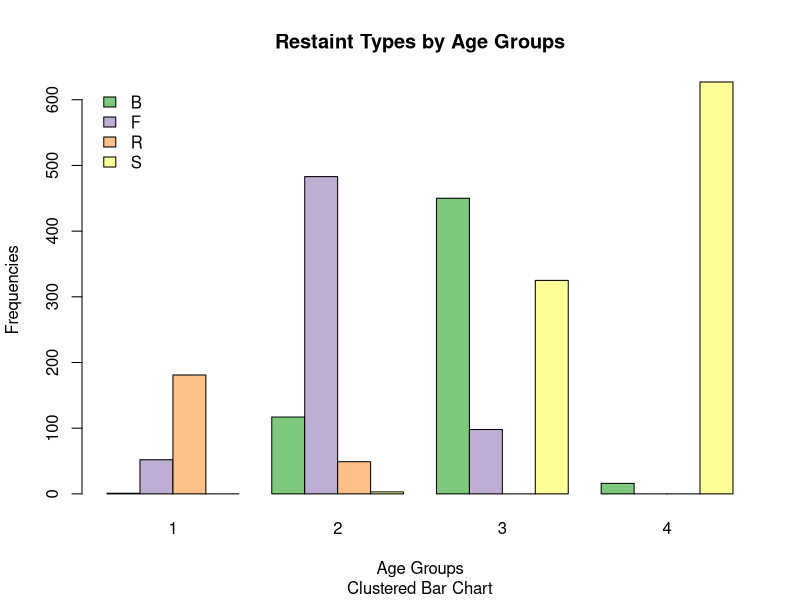
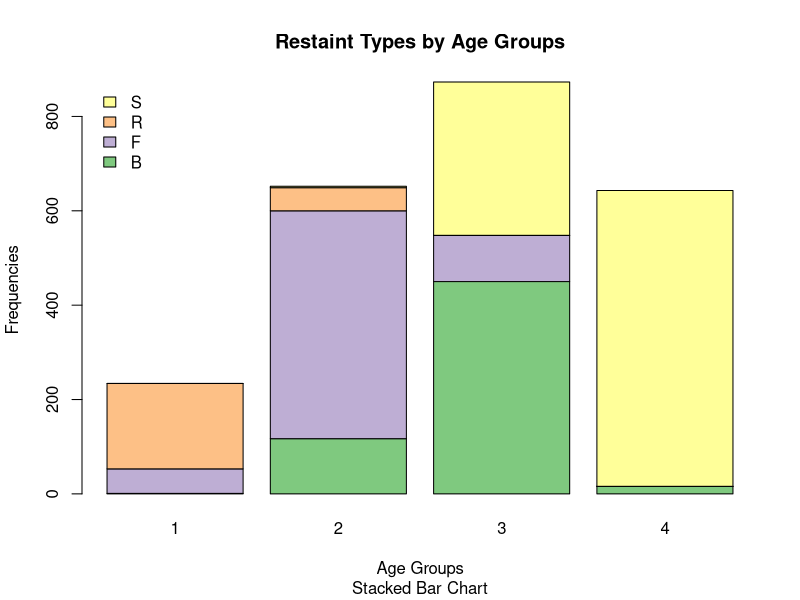
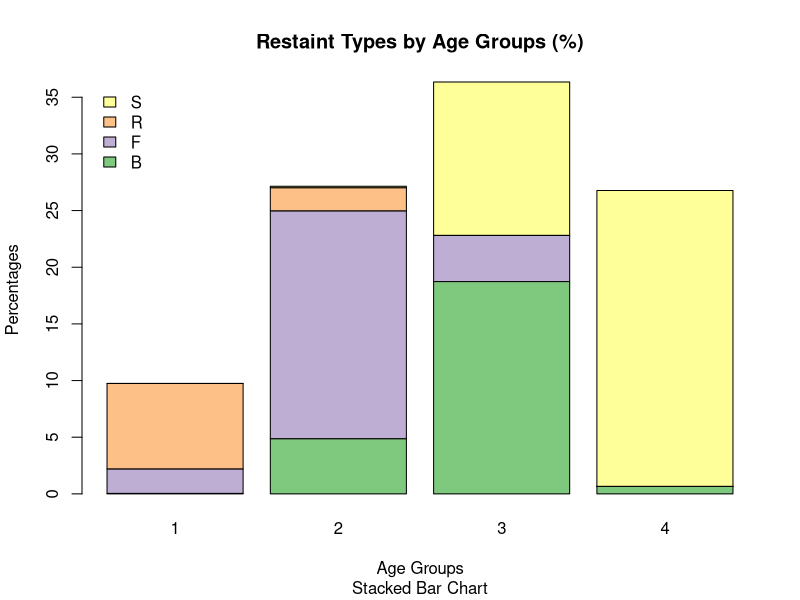

These figures' R source, in order:
data <- read.csv('./Assign1/Child Safety Seat Survey (Win).csv', header = TRUE) # Importing data into RStudio

library(RColorBrewer) #Loading library

# 1.1 Contingency Table
crosstab <- table(data$AgeGroup, data$RestType)# Converting data to contingency table
crosstab_margins <- addmargins(crosstab)# Adding margins (sums) to contingency table

prop_table <- prop.table(crosstab)# Converting contingency table to proportion format
prop_table_margins <- addmargins(prop_table)# Adding margins (sums) to proportion contingency table

# 1.2 Data Types
# No calculations required

# 1.3 Side-by-Side Bar Chart
crosstab_inverse <- table(data$RestType, data$AgeGroup) # Flipping rows and columns of the crosstab
crosstab_stackedbars <- barplot(crosstab_inverse, 
                                beside = TRUE,
                                main = "Restaint Types by Age Groups",
                                sub = "Clustered Bar Chart",
                                xlab = "Age Groups",
                                ylab = "Frequencies",
                                col = brewer.pal(n = 4, name = "Accent"),
                                legend.text = c("B","F","R","S"),
                                args.legend = list(x = "topleft", 
                                                   bty = "n", 
                                                   inset=c(0.01, 0)))# Clustered bar chart comparing restraint types across the 4 age groups

# 1.4 Stacked Bar Charts
crosstab_stackedbars <- barplot(crosstab_inverse,
                                main = "Restaint Types by Age Groups",
                                sub = "Stacked Bar Chart",
                                xlab = "Age Groups",
                                ylab = "Frequencies",
                                col = brewer.pal(n = 4, name = "Accent"),
                                legend.text = c("B","F","R","S"),
                                args.legend = list(x = "topleft", 
                                                   bty = "n", 
                                                   inset=c(0.01, 0))) # Stacked bar chart comparing restraint types across the 4 age groups

prop_table_inverse <- prop.table(crosstab_inverse) * 100 # Converting proportions to percentages for better legibility
crosstab_stackedbars <- barplot(prop_table_inverse,
                                main = "Restaint Types by Age Groups (%)",
                                sub = "Stacked Bar Chart",
                                xlab = "Age Groups",
                                ylab = "Percentages",
                                col = brewer.pal(n = 4, name = "Accent"),
                                legend.text = c("B","F","R","S"),
                                args.legend = list(x = "topleft", 
                                                   bty = "n", 
                                                   inset=c(0.01, 0))) # Stacked bar chart comparing restraint types across the 4 age groups (in %)

# 1.5 Summary of Data
# No calculations required